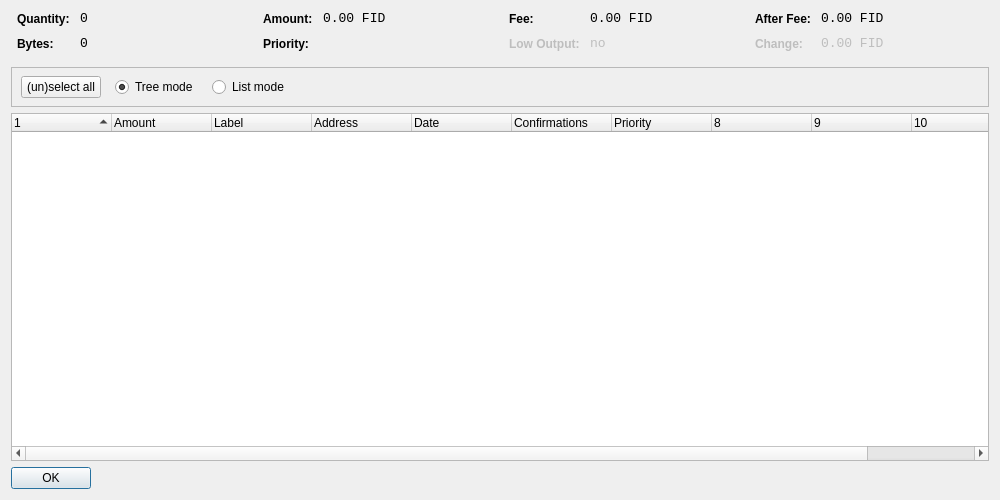
<?xml version="1.0" encoding="UTF-8"?>
<ui version="4.0">
 <class>CoinControlDialog</class>
 <widget class="QDialog" name="CoinControlDialog">
  <property name="geometry">
   <rect>
    <x>0</x>
    <y>0</y>
    <width>1000</width>
    <height>500</height>
   </rect>
  </property>
  <property name="windowTitle">
   <string>Coin Control</string>
  </property>
  <layout class="QVBoxLayout" name="verticalLayout">
   <item>
    <layout class="QHBoxLayout" name="horizontalLayoutTop" stretch="0,0,0,0">
     <property name="topMargin">
      <number>0</number>
     </property>
     <property name="bottomMargin">
      <number>10</number>
     </property>
     <item>
      <layout class="QFormLayout" name="formLayoutCoinControl1">
       <property name="horizontalSpacing">
        <number>10</number>
       </property>
       <property name="verticalSpacing">
        <number>10</number>
       </property>
       <property name="leftMargin">
        <number>6</number>
       </property>
       <property name="rightMargin">
        <number>6</number>
       </property>
       <item row="0" column="0">
        <widget class="QLabel" name="labelCoinControlQuantityText">
         <property name="styleSheet">
          <string notr="true">font-weight:bold;</string>
         </property>
         <property name="text">
          <string>Quantity:</string>
         </property>
        </widget>
       </item>
       <item row="0" column="1">
        <widget class="QLabel" name="labelCoinControlQuantity">
         <property name="font">
          <font>
           <family>Monospace</family>
           <pointsize>10</pointsize>
          </font>
         </property>
         <property name="cursor">
          <cursorShape>IBeamCursor</cursorShape>
         </property>
         <property name="contextMenuPolicy">
          <enum>Qt::ActionsContextMenu</enum>
         </property>
         <property name="text">
          <string notr="true">0</string>
         </property>
         <property name="textInteractionFlags">
          <set>Qt::LinksAccessibleByMouse|Qt::TextSelectableByKeyboard|Qt::TextSelectableByMouse</set>
         </property>
        </widget>
       </item>
       <item row="1" column="0">
        <widget class="QLabel" name="labelCoinControlBytesText">
         <property name="styleSheet">
          <string notr="true">font-weight:bold;</string>
         </property>
         <property name="text">
          <string>Bytes:</string>
         </property>
        </widget>
       </item>
       <item row="1" column="1">
        <widget class="QLabel" name="labelCoinControlBytes">
         <property name="font">
          <font>
           <family>Monospace</family>
           <pointsize>10</pointsize>
          </font>
         </property>
         <property name="cursor">
          <cursorShape>IBeamCursor</cursorShape>
         </property>
         <property name="contextMenuPolicy">
          <enum>Qt::ActionsContextMenu</enum>
         </property>
         <property name="text">
          <string notr="true">0</string>
         </property>
         <property name="textInteractionFlags">
          <set>Qt::LinksAccessibleByMouse|Qt::TextSelectableByKeyboard|Qt::TextSelectableByMouse</set>
         </property>
        </widget>
       </item>
      </layout>
     </item>
     <item>
      <layout class="QFormLayout" name="formLayoutCoinControl2">
       <property name="horizontalSpacing">
        <number>10</number>
       </property>
       <property name="verticalSpacing">
        <number>10</number>
       </property>
       <property name="leftMargin">
        <number>6</number>
       </property>
       <property name="rightMargin">
        <number>6</number>
       </property>
       <item row="0" column="0">
        <widget class="QLabel" name="labelCoinControlAmountText">
         <property name="styleSheet">
          <string notr="true">font-weight:bold;</string>
         </property>
         <property name="text">
          <string>Amount:</string>
         </property>
        </widget>
       </item>
       <item row="0" column="1">
        <widget class="QLabel" name="labelCoinControlAmount">
         <property name="font">
          <font>
           <family>Monospace</family>
           <pointsize>10</pointsize>
          </font>
         </property>
         <property name="cursor">
          <cursorShape>IBeamCursor</cursorShape>
         </property>
         <property name="contextMenuPolicy">
          <enum>Qt::ActionsContextMenu</enum>
         </property>
         <property name="text">
          <string notr="true">0.00 FID</string>
         </property>
         <property name="textInteractionFlags">
          <set>Qt::LinksAccessibleByMouse|Qt::TextSelectableByKeyboard|Qt::TextSelectableByMouse</set>
         </property>
        </widget>
       </item>
       <item row="1" column="0">
        <widget class="QLabel" name="labelCoinControlPriorityText">
         <property name="styleSheet">
          <string notr="true">font-weight:bold;</string>
         </property>
         <property name="text">
          <string>Priority:</string>
         </property>
        </widget>
       </item>
       <item row="1" column="1">
        <widget class="QLabel" name="labelCoinControlPriority">
         <property name="font">
          <font>
           <family>Monospace</family>
           <pointsize>10</pointsize>
          </font>
         </property>
         <property name="cursor">
          <cursorShape>IBeamCursor</cursorShape>
         </property>
         <property name="contextMenuPolicy">
          <enum>Qt::ActionsContextMenu</enum>
         </property>
         <property name="text">
          <string/>
         </property>
         <property name="textInteractionFlags">
          <set>Qt::LinksAccessibleByMouse|Qt::TextSelectableByKeyboard|Qt::TextSelectableByMouse</set>
         </property>
        </widget>
       </item>
      </layout>
     </item>
     <item>
      <layout class="QFormLayout" name="formLayoutCoinControl3">
       <property name="horizontalSpacing">
        <number>10</number>
       </property>
       <property name="verticalSpacing">
        <number>10</number>
       </property>
       <property name="leftMargin">
        <number>6</number>
       </property>
       <property name="rightMargin">
        <number>6</number>
       </property>
       <item row="0" column="0">
        <widget class="QLabel" name="labelCoinControlFeeText">
         <property name="styleSheet">
          <string notr="true">font-weight:bold;</string>
         </property>
         <property name="text">
          <string>Fee:</string>
         </property>
        </widget>
       </item>
       <item row="0" column="1">
        <widget class="QLabel" name="labelCoinControlFee">
         <property name="font">
          <font>
           <family>Monospace</family>
           <pointsize>10</pointsize>
          </font>
         </property>
         <property name="cursor">
          <cursorShape>IBeamCursor</cursorShape>
         </property>
         <property name="contextMenuPolicy">
          <enum>Qt::ActionsContextMenu</enum>
         </property>
         <property name="text">
          <string notr="true">0.00 FID</string>
         </property>
         <property name="textInteractionFlags">
          <set>Qt::LinksAccessibleByMouse|Qt::TextSelectableByKeyboard|Qt::TextSelectableByMouse</set>
         </property>
        </widget>
       </item>
       <item row="1" column="0">
        <widget class="QLabel" name="labelCoinControlLowOutputText">
         <property name="enabled">
          <bool>false</bool>
         </property>
         <property name="styleSheet">
          <string notr="true">font-weight:bold;</string>
         </property>
         <property name="text">
          <string>Low Output:</string>
         </property>
        </widget>
       </item>
       <item row="1" column="1">
        <widget class="QLabel" name="labelCoinControlLowOutput">
         <property name="enabled">
          <bool>false</bool>
         </property>
         <property name="font">
          <font>
           <family>Monospace</family>
           <pointsize>10</pointsize>
          </font>
         </property>
         <property name="cursor">
          <cursorShape>IBeamCursor</cursorShape>
         </property>
         <property name="contextMenuPolicy">
          <enum>Qt::ActionsContextMenu</enum>
         </property>
         <property name="text">
          <string notr="true">no</string>
         </property>
         <property name="textInteractionFlags">
          <set>Qt::LinksAccessibleByMouse|Qt::TextSelectableByKeyboard|Qt::TextSelectableByMouse</set>
         </property>
        </widget>
       </item>
      </layout>
     </item>
     <item>
      <layout class="QFormLayout" name="formLayoutCoinControl4">
       <property name="horizontalSpacing">
        <number>10</number>
       </property>
       <property name="verticalSpacing">
        <number>10</number>
       </property>
       <property name="leftMargin">
        <number>6</number>
       </property>
       <property name="rightMargin">
        <number>6</number>
       </property>
       <item row="0" column="0">
        <widget class="QLabel" name="labelCoinControlAfterFeeText">
         <property name="styleSheet">
          <string notr="true">font-weight:bold;</string>
         </property>
         <property name="text">
          <string>After Fee:</string>
         </property>
        </widget>
       </item>
       <item row="0" column="1">
        <widget class="QLabel" name="labelCoinControlAfterFee">
         <property name="font">
          <font>
           <family>Monospace</family>
           <pointsize>10</pointsize>
          </font>
         </property>
         <property name="cursor">
          <cursorShape>IBeamCursor</cursorShape>
         </property>
         <property name="contextMenuPolicy">
          <enum>Qt::ActionsContextMenu</enum>
         </property>
         <property name="text">
          <string notr="true">0.00 FID</string>
         </property>
         <property name="textInteractionFlags">
          <set>Qt::LinksAccessibleByMouse|Qt::TextSelectableByKeyboard|Qt::TextSelectableByMouse</set>
         </property>
        </widget>
       </item>
       <item row="1" column="0">
        <widget class="QLabel" name="labelCoinControlChangeText">
         <property name="enabled">
          <bool>false</bool>
         </property>
         <property name="styleSheet">
          <string notr="true">font-weight:bold;</string>
         </property>
         <property name="text">
          <string>Change:</string>
         </property>
        </widget>
       </item>
       <item row="1" column="1">
        <widget class="QLabel" name="labelCoinControlChange">
         <property name="enabled">
          <bool>false</bool>
         </property>
         <property name="font">
          <font>
           <family>Monospace</family>
           <pointsize>10</pointsize>
          </font>
         </property>
         <property name="cursor">
          <cursorShape>IBeamCursor</cursorShape>
         </property>
         <property name="contextMenuPolicy">
          <enum>Qt::ActionsContextMenu</enum>
         </property>
         <property name="text">
          <string notr="true">0.00 FID</string>
         </property>
         <property name="textInteractionFlags">
          <set>Qt::LinksAccessibleByMouse|Qt::TextSelectableByKeyboard|Qt::TextSelectableByMouse</set>
         </property>
        </widget>
       </item>
      </layout>
     </item>
    </layout>
   </item>
   <item>
    <widget class="QFrame" name="frame">
     <property name="minimumSize">
      <size>
       <width>0</width>
       <height>40</height>
      </size>
     </property>
     <property name="frameShape">
      <enum>QFrame::StyledPanel</enum>
     </property>
     <property name="frameShadow">
      <enum>QFrame::Sunken</enum>
     </property>
     <widget class="QWidget" name="horizontalLayoutWidget">
      <property name="geometry">
       <rect>
        <x>10</x>
        <y>0</y>
        <width>781</width>
        <height>41</height>
       </rect>
      </property>
      <layout class="QHBoxLayout" name="horizontalLayoutPanel" stretch="0,0,0,0,0">
       <property name="spacing">
        <number>14</number>
       </property>
       <item>
        <widget class="QPushButton" name="pushButtonSelectAll">
         <property name="sizePolicy">
          <sizepolicy hsizetype="Maximum" vsizetype="Fixed">
           <horstretch>0</horstretch>
           <verstretch>0</verstretch>
          </sizepolicy>
         </property>
         <property name="text">
          <string>(un)select all</string>
         </property>
        </widget>
       </item>
       <item>
        <widget class="QRadioButton" name="radioTreeMode">
         <property name="sizePolicy">
          <sizepolicy hsizetype="Maximum" vsizetype="Fixed">
           <horstretch>0</horstretch>
           <verstretch>0</verstretch>
          </sizepolicy>
         </property>
         <property name="text">
          <string>Tree mode</string>
         </property>
         <property name="checked">
          <bool>true</bool>
         </property>
        </widget>
       </item>
       <item>
        <widget class="QRadioButton" name="radioListMode">
         <property name="sizePolicy">
          <sizepolicy hsizetype="Maximum" vsizetype="Fixed">
           <horstretch>0</horstretch>
           <verstretch>0</verstretch>
          </sizepolicy>
         </property>
         <property name="text">
          <string>List mode</string>
         </property>
        </widget>
       </item>
       <item>
        <spacer name="horizontalSpacer">
         <property name="orientation">
          <enum>Qt::Horizontal</enum>
         </property>
         <property name="sizeHint" stdset="0">
          <size>
           <width>40</width>
           <height>20</height>
          </size>
         </property>
        </spacer>
       </item>
      </layout>
     </widget>
    </widget>
   </item>
   <item>
    <widget class="CoinControlTreeWidget" name="treeWidget">
     <property name="contextMenuPolicy">
      <enum>Qt::CustomContextMenu</enum>
     </property>
     <property name="sortingEnabled">
      <bool>false</bool>
     </property>
     <property name="columnCount">
      <number>11</number>
     </property>
     <attribute name="headerShowSortIndicator" stdset="0">
      <bool>true</bool>
     </attribute>
     <attribute name="headerStretchLastSection">
      <bool>false</bool>
     </attribute>
     <column>
      <property name="text">
       <string/>
      </property>
     </column>
     <column>
      <property name="text">
       <string>Amount</string>
      </property>
     </column>
     <column>
      <property name="text">
       <string>Label</string>
      </property>
     </column>
     <column>
      <property name="text">
       <string>Address</string>
      </property>
     </column>
     <column>
      <property name="text">
       <string>Date</string>
      </property>
     </column>
     <column>
      <property name="text">
       <string>Confirmations</string>
      </property>
      <property name="toolTip">
       <string>Confirmed</string>
      </property>
     </column>
     <column>
      <property name="text">
       <string>Priority</string>
      </property>
     </column>
     <column>
      <property name="text">
       <string/>
      </property>
     </column>
     <column>
      <property name="text">
       <string/>
      </property>
     </column>
     <column>
      <property name="text">
       <string/>
      </property>
     </column>
     <column>
      <property name="text">
       <string/>
      </property>
     </column>
    </widget>
   </item>
   <item>
    <widget class="QDialogButtonBox" name="buttonBox">
     <property name="sizePolicy">
      <sizepolicy hsizetype="Maximum" vsizetype="Fixed">
       <horstretch>0</horstretch>
       <verstretch>0</verstretch>
      </sizepolicy>
     </property>
     <property name="orientation">
      <enum>Qt::Horizontal</enum>
     </property>
     <property name="standardButtons">
      <set>QDialogButtonBox::Ok</set>
     </property>
    </widget>
   </item>
  </layout>
 </widget>
 <customwidgets>
  <customwidget>
   <class>CoinControlTreeWidget</class>
   <extends>QTreeWidget</extends>
   <header>coincontroltreewidget.h</header>
  </customwidget>
 </customwidgets>
 <resources/>
 <connections/>
</ui>
